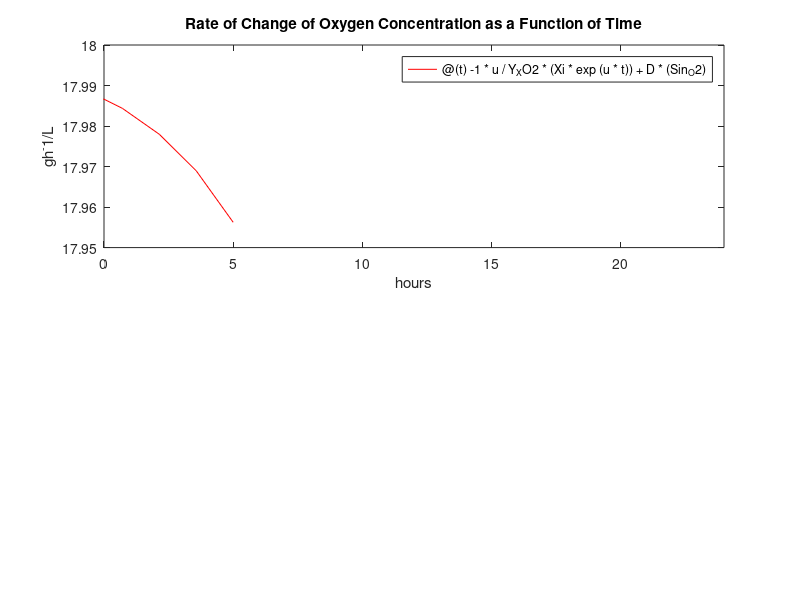

MATLAB code to generate this figure: (Note: this script raises an error after producing the figure.)
%The Script used to Plot Growth Curves and get Production Rate of
%Betacarotene

%Assume that lag phase is negligible 

Xi = 0.0156; %initial cell density in gDW/L
ti = 0;
tf = 24; % h   figure this out 
t = [1:0.01:24]; %a specific point in time

Q = 3000; %L/h Pump input of air 

Sin_O2 = 0.3; %g/L  atmospheric oxygen 

S_O2 = 0; %effluent of substrate

r_O2 = 0.11; %mol gDW^-1 h^-1 SOURCE: https://www.researchgate.net/publication/257309421_Comparing_cellular_performance_of_Yarrowia_lipolytica_during_growth_on_glucose_and_glycerol_in_submerged_cultivations 

Y_XO2 = (r_O2 * 32)^(-1); %yield coefficient of grams of cell mass to oxygen mass


V = 50; %L Size of bioreactor 

D = Q/V; %h^-1

u = 0.24; % h^-1 specific growth rate (double check this) 

X = Xi*exp(u*t); %cell density during log phase gDW



dO2 = -1 * u/Y_XO2 .* X + D*(Sin_O2);

%plotting the rate of change of oxygen at any moment in time (dO2/dt)
subplot(2, 1, 1)
fplot(@(t) -1 * u/Y_XO2 * (Xi*exp(u*t)) + D*(Sin_O2), 'r') 
title('Rate of Change of Oxygen Concentration as a Function of Time')
xlabel('hours')
ylabel('gh^-1/L')
xlim([0 24])




%calculating the total amount of betacarotene production over 24 hours 
Y_XBC = (0.020)^-1; % yield coefficient of biomass to betacarotene (gDW/gBC) SOURCE: https://www.frontiersin.org/articles/10.3389/fbioe.2020.00029/full#F2 

%plotting beta carotene production
figure
syms T
dBC = 1*u/Y_XBC *(Xi*exp(u*T)); %beta carotene production
fplot(dBC, 'r')
title('Rate of Change of Beta Carotene Production as a Function of Time')
xlabel('hours')
ylabel('gh^-1/L')
xlim([0, 25])


%cell density of yarrowia as a function of time
figure
plot(t, X, 'r')
title('Cell Density of Yarrowia Lypolitica as a Function of Time')
xlabel('hours')
ylabel('gDW/L')

%plotting the rate of change of glucose at any moment in time (dG/dt)
Y_XG = 0.262; %gDW over grams of glucose - SOURCE: https://www.frontiersin.org/articles/10.3389/fbioe.2020.00029/full#F2
dG = -1;

figure
syms T
dG = -1*u/Y_XG *(Xi*exp(u*T));
fplot(dG, 'r')
title('Rate of Change of Glucose Concentration as a Function of Time')
xlabel('hours')
ylabel('gh^-1/L')
xlim([0 24])


%--------------- TOTALS ----------------%
%integrate to get total numbers on glucose consumption
fp4 = int(dG, T);
figure
fplot(fp4)
title('Total Amount of Glucose Consumed as a Function of time in Hours')
xlabel('hours')
ylabel('g/L')

%integrate to get total amount of beta carotene produced 
amount_of_BC = double( int(dBC, T, 0, 24));
disp('Amount of betacarotene produce in 24 hours')
disp(amount_of_BC)



%graph the amount of beta carotene produced
%BC_Curve 












